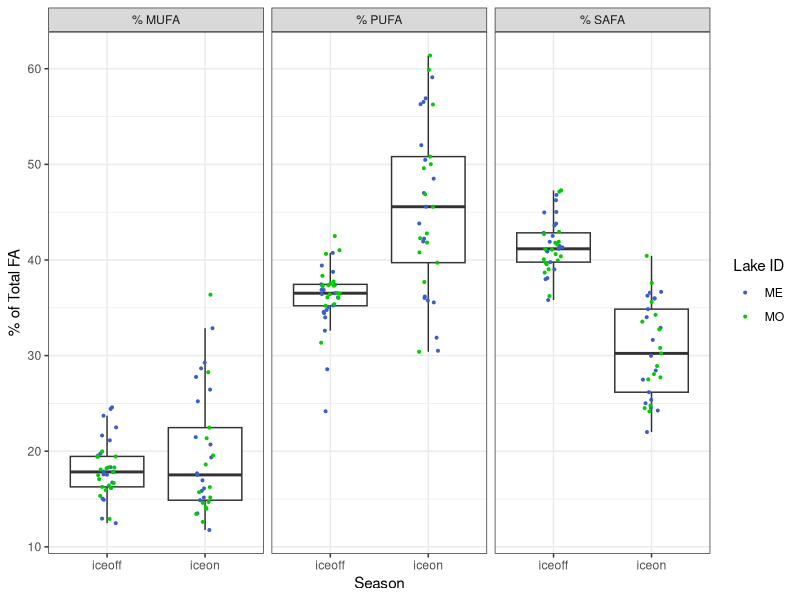
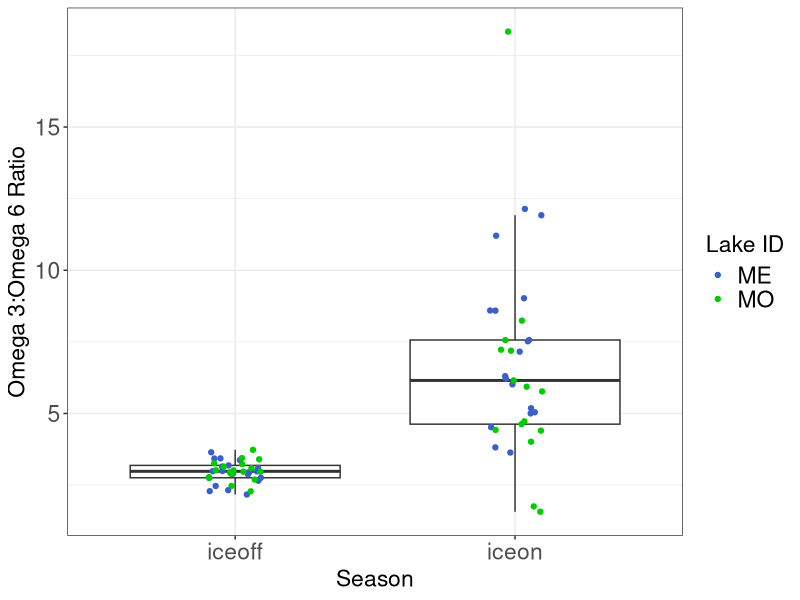
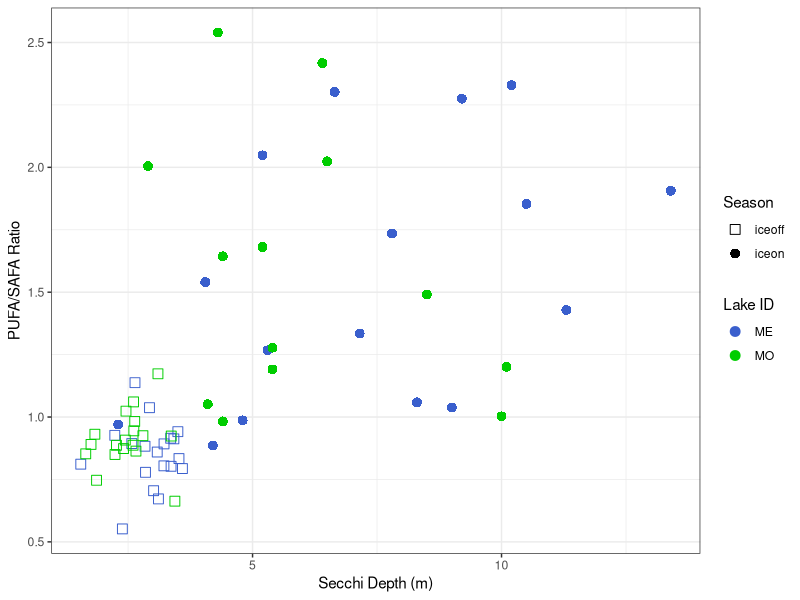

Reproduce these figures in R, in order.
# ============================================================== #
## ========================= OVERVIEW ========================= ##
# ============================================================== #

# Looking at iceon/iceoff community FA profiles
# Only using Lakes Mendota and Monona from LTER,
# as they have equivalent iceon/iceoff paired data
# Using AG PLoS paper FA dataset, with some aggregation/crosswalking
# to match LTER data.

# ============================================================== #
## =================== DATA WRANGLING STEPS =================== ##
# ============================================================== #

# 1) LTER data - read in, format dates, keep only ME/MO
# 2) read in iceon/iceoff data (ecology letters paper)
# 3) tag LTER data with season, keep only iceon/iceoff
# 4) aggregate LTER samples to month (mean taxa biomass by lake/year/month)
# 5) identify genera <5% of any sample - remove these genera
# 6) calculate dry weight (20% of wet weight)
# 7) read in FA PLoS data - keep freshwater, proportion data
# --> 7.5) fix FA/LTER group/division matches (see crosswalk.xlsx)
# 8) aggregate FA to genus and division level profiles
# 9) aggregate biomass to genus level
# 10) tag LTER data with whether has matching division/Group or genus in FA data
# 11) merge LTER with FA data (genus, division, NA matches)
# 12) weight FA data by biomass dry weight / total biomass 
#     (genus-level FA, independent of biomass)
# 13) aggregated weighted to community level 
# 14) plotted MUFA/PUFA/SAFA by Lake & Season; plotted Omega3:6 by Lake & Season
# 15) read in FA Secchi data and plot PUFA/SAFA ~ Secchi



# ============================================================== #
## ====================== SCRIPT BEGINS ======================= ##
# ============================================================== #

#load packages
library(dplyr)
library(reshape2)
library(tidyr)
library(lubridate)
library(vegan)
library(RColorBrewer)
library(ggplot2)



# read in LTER phyto data -------------------------------------------------


#read in, format dates so can stack ok 

madison <- read.csv("../Data/ntl88_v7.csv", stringsAsFactors = FALSE) %>%
  mutate(date = as.Date(sampledate, format = "%m/%d/%Y")) %>%
  select(-sampledate)

#only madison lakes have matching iceon/iceoff data
lter_lakes <- madison %>%
  filter(lakeid %in% c("MO", "ME"))

#keep only necessary files
lter_lakes <- lter_lakes %>%
  mutate(month = month(date),
         year = year(date)) %>%
  select(lakeid, year, month, date, sta, depth_range,
         division, genus, taxa_name, biomass_conc)


# read in under ice data, for ice on/off timing ---------------------------

seasons_orig <- read.csv("../Data/under_ice_data.csv", stringsAsFactors = FALSE)

#keep only wisconsin, cols of interest, make start and end full dates
seasons_wisc <- seasons_orig %>%
  filter(lakeregloc == "Wisconsin") %>%
  select(year, season, lakename, lakeregloc,
         startday, startmonth, startyear,
         endday, endmonth, endyear) %>% #,
  #iceduration, periodn, photicdepth,
  #icedepth, snowdepth, airtemp) %>%
  mutate(startmonum = match(startmonth, month.abb),
         endmonum = match(endmonth, month.abb)) %>%
  mutate(startdate = paste(startyear, startmonum, startday, sep = "-"),
         enddate = paste(endyear, endmonum, endday, sep = "-"))

#unique(seasons_wisc$lakename)
#unique(lter_lakes$lakeid) %>% sort()

#make lakeid to match
seasons_lakes <- seasons_wisc %>%
  mutate(lakeid = ifelse(lakename == "Lake Mendota", "ME", NA),
         lakeid = ifelse(lakename == "Lake Monona", "MO", lakeid)) %>%
  select(season, lakeid, year, startdate, enddate) %>%
  filter(lakeid %in% c("ME", "MO"))

# Note: we are losing the 2014/2015/2016 data by using this to subset
# we may want to go back to raw LTER ice data to get 2014/2015/2016 iceon/iceoff dates



# LTER ice duration data (for seasons) ------------------------------------


#this gets the ice, but we don't have the summer stratified period
#(which is problematic...)

#read in LTER ice duration data
duration <- read.csv("../Data/ntl33_v4.csv", stringsAsFactors = FALSE)

#look like what we need
head(duration)

#keep only relevant info
duration_relevant <- duration %>%
  #only interested in Mendota, Monona
  filter(lakeid %in% c("ME", "MO")) %>%
  #can narrow down year range
  filter(year4 >= 1990)

#not sure what to do about this



# tag data with season ----------------------------------------------------


lter_dates_only <- lter_lakes %>%
  select(lakeid, year, date) %>%
  unique() %>%
  rename(sample_year = year) %>%
  arrange(lakeid, sample_year)

#make seasons wide format to can have column "start", "sample", and "end" dates
seasons_lakes_wide <- seasons_lakes %>%
  melt(id.vars = c("lakeid", "year", "season"),
       variable.name = "category", value.name = "date") %>%
  mutate(seasons_category = paste(season, category, sep = "_")) %>%
  select(-season, -category) %>%
  dcast(lakeid + year ~ seasons_category, value.var = "date") %>%
  rename(winter_yr = year) %>%
  select(lakeid, winter_yr, iceon_startdate, iceon_enddate, iceoff_startdate, iceoff_enddate)

#we're only interested in iceon/iceoff
#(looking at ice vs stratified patterns in FA)

lter_seasons_pre <- merge(lter_dates_only, seasons_lakes_wide,
                      by = c("lakeid"), all.x = TRUE) %>%
  #tag seasons with iceon/iceoff (NA if not fall within start/end dates)
  mutate(season = ifelse(date >= iceon_startdate & date <= iceon_enddate, "iceon", NA),
         season = ifelse(date >= iceoff_startdate & date <= iceoff_enddate, "iceoff", season)) %>%
  #keep only samples that fall within iceon or iceoff
  filter(!is.na(season))

#merge back to full lter data
lter_seasons <- lter_seasons_pre %>%
  #group things by *winter* year
  select(lakeid, date, winter_yr, season) %>%
  merge(lter_lakes, by = c("lakeid", "date")) %>%
  select(-year)




# aggregate samples to month ----------------------------------------------


#aggregate to month within *winter* year and lake (ignore station and depth for now)
#since ignoring "other" seasons, shouldn't have issue of sample dates across seasons

#using mean since some dates have multiple samples per month, while others have one or none
#using averages to account for multiple within-month samples, make comparable

lter_month <- lter_seasons %>%
  #monthly taxa mean biomass (across stations and depth)
  group_by(lakeid, winter_yr, season, month, division, genus, taxa_name) %>%
  summarize(biomass_ww_m = mean(biomass_conc, na.rm = TRUE)) %>%
  as.data.frame()

#check out number of years
# lter_month %>% 
#   select(lakeid, winter_yr, season) %>% 
#   group_by(lakeid, season) %>% 
#   summarize(n = n_distinct(winter_yr))



# identify <5% of samples -------------------------------------------------


#identify contributors (genus-level) <5% of any sample any date (within lake)
#use wet weight (shouldn't matter)

#find contributions to biomass, in terms of %
lter_contribs <- lter_month %>%
  #for each lake/year/month, find total biomass
  group_by(lakeid, winter_yr, month) %>%
  mutate(total_bm = sum(biomass_ww_m)) %>%
  ungroup() %>%
  #for lake/date, find genus biomass
  group_by(lakeid, winter_yr, month, genus) %>%
  mutate(genus_bm = sum(biomass_ww_m)) %>%
  as.data.frame() %>%
  select(-taxa_name, -biomass_ww_m) %>%
  #find percent genus biomass of total biomass
  mutate(perc_genus_bm = genus_bm / total_bm * 100) %>%
  ungroup()

#find genera that are ever over 5% of a sample BY LAKE
lter_high_contrib <- lter_contribs %>%
  filter(perc_genus_bm >= 0.05)

lter_high_contrib_genera <- lter_high_contrib %>%
  select(lakeid, genus) %>%
  unique() %>%
  arrange(lakeid, genus) %>%
  mutate(high_p = "present")

#find genera that are NOT ever over 5% of a sample
lter_low_contrib <- lter_contribs %>%
  filter(perc_genus_bm < 0.05)

lter_low_contrib_genera <- lter_low_contrib %>%
  select(lakeid, genus) %>%
  unique() %>%
  arrange(lakeid, genus) %>%
  mutate(low_p = "present")

#merge, keep ones that are present in low and not in high
#(i.e., those that are never >=5% of a sample)
lter_remove_5 <- merge(lter_high_contrib_genera, lter_low_contrib_genera,
                       by = c("lakeid", "genus"), all = TRUE) %>%
  #these are ones that are never >=5% of a lake sample
  filter(low_p == "present" & is.na(high_p))



# LTER after removals of low contributors ---------------------------------


#by lake/date - total genus biomass AFTER remove low contribs
lter_after_remove <- lter_month %>%
  #remove low contributors by lake and genus
  filter( !( (lakeid %in% lter_remove_5$lakeid) & (genus %in% lter_remove_5$genus) ) )

#add a dry weight biomass column
lter_use <- lter_after_remove %>%
  mutate(biomass_dw = 0.20 * biomass_ww_m)



# read in fatty acid profiles ---------------------------------------------


# read in PLoS fatty acid dataset
fa <- read.csv("../Data/PLoS_supp/S1_Dataset.csv", stringsAsFactors = FALSE)

#only want freshwater
#fa %>% group_by(Salinity) %>% summarize(n = length(Salinity))
fa_fresh <- filter(fa, Salinity == 0)

#want only proportion data
fa_fresh_prop <- filter(fa_fresh, Data == "prop")

#for now, we don't care about the experimental info
fa_fresh_prop_small <- fa_fresh_prop %>%
  select(Group, Class, Order, Genus, species,
         sumSAFA, sumMUFA, sumPUFA,
         c18.2w6, c18.3w6, c18.3w3,
         c18.4w3, c18.5w3,
         c20.4w6, c20.5w3, c22.6w3)



# fix FA/LTER group/division matches --------------------------------------


#existing matches: Chlorophyta, Cryptophyta, Rhodophyta

#make match at group/division level:
#   Cyanobacteria (FA) = Cyanophyta (LTER)
#   Dinophyta (FA) = Pyrrhophyta (LTER)
#   Euglenozoa (FA) = Euglenophyta (LTER)

#match division to non-group
#   Chrysophyta (LTER) = class Chrysophyceae (FA)
#   Xanthophyta (LTER) = class Xanthophyceae (FA)
#   Haptophyta (LTER) = genus Chromulina (FA)
#   Bacillariophyta (LTER) = average of classes
#                 Bacillariophyceae, Fragilariophyceae, Coscinodiscophyceae (FA)
#       [Bacillariophyta is multiple classes - for these 3 classes, find average FA profile]

fa_fix <- fa_fresh_prop_small %>%
  #first, match at group level
  mutate(GroupDiv = ifelse(Group == "Cyanobacteria", "Cyanophyta", Group),
         GroupDiv = ifelse(Group == "Dinophyta", "Pyrrhophyta", GroupDiv),
         GroupDiv = ifelse(Group == "Euglenozoa", "Euglenophyta", GroupDiv),
         #match at single class level
         GroupDiv = ifelse(Class == "Chrysophyceae", "Chrysophyta", GroupDiv),
         GroupDiv = ifelse(Class == "Xanthophyceae", "Xanthophyta", GroupDiv),
         #match at genus level
         GroupDiv = ifelse(Genus == "Chromulina", "Haptophyta", GroupDiv),
         #Bacillariophyta is multiple classes
         GroupDiv = ifelse(Class %in% c("Bacillariophyceae", "Fragilariophyceae", "Coscinodiscophyceae"),
                           "Bacillariophyta", GroupDiv))

# fa_fix %>% select(Group, GroupDiv) %>% unique()
# fa_fix %>% filter(GroupDiv %in% c("Bacillariophyta", "Xanthophyta")) %>% select(Group, Class, GroupDiv) %>% unique()
# fa_fix %>% filter(GroupDiv == "Haptophyta") %>% select(Group, Class, Genus, GroupDiv) %>% unique()
# #yes, works as it should




# tag LTER data with whether matching genus/division in FA data -----------


lter_fa_tag <- lter_use %>%
  #tag at which level it matches
  #not that groupdiv level is a combination of groups/classes/genus
  mutate(cat = ifelse(division %in% fa_fix$GroupDiv, "groupdiv", NA)) %>%
  mutate(cat = ifelse(genus %in% fa_fix$Genus, "genus", cat))

tags <- lter_fa_tag %>% select(division, genus, cat) %>% unique()

# unique(fa_fix$GroupDiv) %>% sort()
# unique(lter_use$division) %>% sort()




# find FA genus and division-level profiles -------------------------------


#within genus, what's the average FA profile
fa_genus <- fa_fix %>%
  group_by(GroupDiv, Genus) %>%
  summarize(gen_avg_sumSAFA = mean(sumSAFA),
            gen_avg_sumMUFA = mean(sumMUFA),
            gen_avg_sumPUFA = mean(sumPUFA),
            gen_avg_c18.2w6 = mean(c18.2w6),
            gen_avg_c18.3w6 = mean(c18.3w6),
            gen_avg_c18.3w3 = mean(c18.3w3),
            gen_avg_c18.4w3 = mean(c18.4w3),
            gen_avg_c18.5w3 = mean(c18.5w3),
            gen_avg_c20.4w6 = mean(c20.4w6),
            gen_avg_c20.5w3 = mean(c20.5w3),
            gen_avg_c22.6w3 = mean(c22.6w3)) %>%
  as.data.frame()

#within group/div (FA/LTER fixed croswalk), what's the average FA profile
fa_groupdiv <- fa_fix %>%
  group_by(GroupDiv) %>%
  summarize(grpdiv_avg_sumSAFA = mean(sumSAFA),
            grpdiv_avg_sumMUFA = mean(sumMUFA),
            grpdiv_avg_sumPUFA = mean(sumPUFA),
            grpdiv_avg_c18.2w6 = mean(c18.2w6),
            grpdiv_avg_c18.3w6 = mean(c18.3w6),
            grpdiv_avg_c18.3w3 = mean(c18.3w3),
            grpdiv_avg_c18.4w3 = mean(c18.4w3),
            grpdiv_avg_c18.5w3 = mean(c18.5w3),
            grpdiv_avg_c20.4w6 = mean(c20.4w6),
            grpdiv_avg_c20.5w3 = mean(c20.5w3),
            grpdiv_avg_c22.6w3 = mean(c22.6w3)) %>%
  as.data.frame()




# aggregate biomass to GENUS ----------------------------------------------

# when missing genus, stick with GENUS biomass but sub in DIVISION fatty acid profile

#aggregate biomass to genus
lter_level_bm <- lter_use %>%
  group_by(lakeid, winter_yr, season, month, division, genus) %>%
  summarize(bm_ww_g = sum(biomass_ww_m, na.rm = TRUE),
         bm_drw_g = sum(biomass_dw, na.rm = TRUE)) %>%
  as.data.frame()

#merge with tag info
lter_level_bm_tag <- merge(lter_level_bm, tags, by = c("division", "genus"), all = TRUE)

# lter_level_bm_tag %>%
#   select(division, genus, cat) %>%
#   unique() %>%
#   group_by(cat) %>%
#   summarize(n = length(cat)) %>%
#   as.data.frame()

#        cat  n
# 1    genus 35
# 2 groupdiv 95
# 3     <NA>  1




# merge with FA profiles --------------------------------------------------


# --> genus level FA - matches genus-level biomass
# merges GENUS level biomass with GENUS level FA profiles
tags_fa_genus <- lter_level_bm_tag %>%
  #only looking at genus-level matches
  filter(cat == "genus") %>%
  #rename for downstream stacking
  rename(biomass_wet_weight = bm_ww_g,
         biomass_dry_weight = bm_drw_g) %>%
  #merge with FA genus level data
  merge(fa_genus,
        by.x = "genus", by.y = "Genus",
        all.x = TRUE) %>%
  #organize columns
  select(GroupDiv, genus, cat, lakeid, winter_yr, month, season,
         biomass_wet_weight, biomass_dry_weight,
         gen_avg_sumSAFA,
         gen_avg_sumMUFA,
         gen_avg_sumPUFA,
         gen_avg_c18.2w6,
         gen_avg_c18.3w6,
         gen_avg_c18.3w3,
         gen_avg_c18.4w3,
         gen_avg_c18.5w3,
         gen_avg_c20.4w6,
         gen_avg_c20.5w3,
         gen_avg_c22.6w3)

#remove labels in headers
names(tags_fa_genus) <- gsub("gen_avg_", "", names(tags_fa_genus))

# --> division level FA - matches division level biomass
# merges GENUS level biomass with DIVISION level FA profiles
# (missing genera in FA get division level FA)
tags_fa_groupdiv <- lter_level_bm_tag %>%
  #keep only those matching at groupdiv level
  filter(cat == "groupdiv") %>%
  #rename for downstream stacking
  rename(biomass_wet_weight = bm_ww_g,
         biomass_dry_weight = bm_drw_g) %>%
  #merge with FA division/group level data
  #merge with FA genus level data
  merge(fa_groupdiv,
        by.x = "division", by.y = "GroupDiv",
        all.x = TRUE) %>%
  rename(GroupDiv = division) %>%
  #organize columns
  select(GroupDiv, genus, cat, lakeid, winter_yr, month, season,
         biomass_wet_weight, biomass_dry_weight,
         grpdiv_avg_sumSAFA,
         grpdiv_avg_sumMUFA,
         grpdiv_avg_sumPUFA,
         grpdiv_avg_c18.2w6,
         grpdiv_avg_c18.3w6,
         grpdiv_avg_c18.3w3,
         grpdiv_avg_c18.4w3,
         grpdiv_avg_c18.5w3,
         grpdiv_avg_c20.4w6,
         grpdiv_avg_c20.5w3,
         grpdiv_avg_c22.6w3)

#remove labels in headers
names(tags_fa_groupdiv) <- gsub("grpdiv_avg_", "", names(tags_fa_groupdiv))

# --> does NOT have associated FA
#leaving biomass at genus level
tags_fa_NA <- lter_level_bm_tag %>%
  filter(is.na(cat)) %>%
  rename(biomass_wet_weight = bm_ww_g,
         biomass_dry_weight = bm_drw_g) %>%
  rename(GroupDiv = division) %>%
  select(GroupDiv, genus, cat, lakeid, winter_yr, month, season,
         biomass_wet_weight, biomass_dry_weight) %>%
  #add NA columns
  mutate(          sumSAFA = NA,
                   sumMUFA = NA,
                   sumPUFA = NA,
                   c18.2w6 = NA,
                   c18.3w6 = NA,
                   c18.3w3 = NA,
                   c18.4w3 = NA,
                   c18.5w3 = NA,
                   c20.4w6 = NA,
                   c20.5w3 = NA,
                   c22.6w3 = NA)

# --> merge together
full_dat <- rbind(tags_fa_genus, tags_fa_groupdiv, tags_fa_NA)




# weight FA profiles by biomass -------------------------------------------


# Data == "prop" is FA % of dry weight
# so it's a fatty acid proportion of dry weight (of genus or division, by cat)

# What we want is "what are the average proportions of SAFA, MUFA, PUFA
# present in the community, irrespective of total biomass?"
# (i.e. we know there is higher biomass in summer - the Circus Circus buffet)
# SH: pretty sure that what we want then is:(biomass_dry_weight * sumSAFA)/total dry weight

full_dat_weighted <- full_dat %>%
  #find total dry weight biomass for each *sample point*
  group_by(lakeid, winter_yr, season, month) %>%
  mutate(sample_date_dry_weight_total = sum(biomass_dry_weight)) %>%
  ungroup() %>%
  #weight FA by biomass - per row (genus within sample date)
  #if FA is % dry weight, then FA * dry weight = biomass of that FA
  #here, sample_date_dry_weight_total is community-level biomass
  #FA props are genus-level
  mutate(sumSAFA_prop = (biomass_dry_weight * sumSAFA) / sample_date_dry_weight_total,
         sumMUFA_prop = (biomass_dry_weight * sumMUFA) / sample_date_dry_weight_total,
         sumPUFA_prop = (biomass_dry_weight * sumPUFA) / sample_date_dry_weight_total,
         c18.2w6_prop = (biomass_dry_weight * c18.2w6) / sample_date_dry_weight_total,
         c18.3w6_prop = (biomass_dry_weight * c18.3w6) / sample_date_dry_weight_total,
         c18.3w3_prop = (biomass_dry_weight * c18.3w3) / sample_date_dry_weight_total,
         c18.4w3_prop = (biomass_dry_weight * c18.4w3) / sample_date_dry_weight_total,
         c18.5w3_prop = (biomass_dry_weight * c18.5w3) / sample_date_dry_weight_total,
         c20.4w6_prop = (biomass_dry_weight * c20.4w6) / sample_date_dry_weight_total,
         c20.5w3_prop = (biomass_dry_weight * c20.5w3) / sample_date_dry_weight_total,
         c22.6w3_prop = (biomass_dry_weight * c22.6w3) / sample_date_dry_weight_total) %>%
  as.data.frame()

#filter(full_dat_weighted, lakeid == "MO" & winter_yr == 2002 & month == 8)

#keep only columns of interest
full_dat_weighted_small <- full_dat_weighted %>%
  select(GroupDiv, genus, cat, lakeid, winter_yr, month, season,
         sumSAFA_prop, sumMUFA_prop, sumPUFA_prop,
         c18.2w6_prop, c18.3w6_prop, c18.3w3_prop,
         c18.4w3_prop, c18.5w3_prop,
         c20.4w6_prop, c20.5w3_prop, c22.6w3_prop)

#write to csv
write.csv(full_dat_weighted_small, "../Data/LTER_madison_FA_weighted_groupdiv.csv", row.names = FALSE)

#this is basically saying:
#for each time point, a genus has some proportion FAs
#we want to aggregate to community, then to season

#ADD UP all MUFA/PUFA/SAFA within a community
#to get community-level amount
#I have proved to myself using pen, paper, and basic algebra that this will work

full_dat_weighted_date_FA <- full_dat_weighted_small %>%
  #get community-level FA props for each time point
  group_by(lakeid, winter_yr, month, season) %>%
  summarize(MUFA_perc = sum(sumMUFA_prop, na.rm = TRUE),
            PUFA_perc = sum(sumPUFA_prop, na.rm = TRUE),
            SAFA_perc = sum(sumSAFA_prop, na.rm = TRUE),
            c18.2w6_perc = sum(c18.2w6_prop, na.rm = TRUE),
            c18.3w6_perc = sum(c18.3w6_prop, na.rm = TRUE),
            c18.3w3_perc = sum(c18.3w3_prop, na.rm = TRUE),
            c18.4w3_perc = sum(c18.4w3_prop, na.rm = TRUE),
            c18.5w3_perc = sum(c18.5w3_prop, na.rm = TRUE),
            c20.4w6_perc = sum(c20.4w6_prop, na.rm = TRUE),
            c20.5w3_perc = sum(c20.5w3_prop, na.rm = TRUE),
            c22.6w3_perc = sum(c22.6w3_prop, na.rm = TRUE)) %>%
  as.data.frame()

# summary(full_dat_weighted_date_FA)

# #now aggregate to season - find average MUFA/PUFA/SAFA profile for each season (all years, boths lakes)
# full_dat_weighted_date_FA %>%
#   group_by(season) %>%
#   summarize(MUFA_perc_avg = mean(MUFA_perc),
#             PUFA_perc_avg = mean(PUFA_perc),
#             SAFA_perc_avg = mean(SAFA_perc)) %>%
#   as.data.frame()
# #doesn't quite add up to 100%, more like 95%, but not unexpected since on average

#aggregate to lake/month/year/season
full_dat_weighted_month_season_FA <- full_dat_weighted_date_FA %>%
  #aggregate across months within season, find average FAs
  group_by(lakeid, winter_yr, season, month) %>%
  summarize(MUFA_perc_avg = mean(MUFA_perc, na.rm = TRUE),
            PUFA_perc_avg = mean(PUFA_perc, na.rm = TRUE),
            SAFA_perc_avg = mean(SAFA_perc, na.rm = TRUE),
            c18.2w6_perc_avg = mean(c18.2w6_perc, na.rm = TRUE),
            c18.3w6_perc_avg = mean(c18.3w6_perc, na.rm = TRUE),
            c18.3w3_perc_avg = mean(c18.3w3_perc, na.rm = TRUE),
            c18.4w3_perc_avg = mean(c18.4w3_perc, na.rm = TRUE),
            c18.5w3_perc_avg = mean(c18.5w3_perc, na.rm = TRUE),
            c20.4w6_perc_avg = mean(c20.4w6_perc, na.rm = TRUE),
            c20.5w3_perc_avg = mean(c20.5w3_perc, na.rm = TRUE),
            c22.6w3_perc_avg = mean(c22.6w3_perc, na.rm = TRUE)) %>%
  as.data.frame()

#aggregate to lake/year/season
full_dat_weighted_yr_season_FA <- full_dat_weighted_date_FA %>%
  #aggregate across months within season, find average FAs
  group_by(lakeid, winter_yr, season) %>%
  summarize(MUFA_perc_avg = mean(MUFA_perc, na.rm = TRUE),
            PUFA_perc_avg = mean(PUFA_perc, na.rm = TRUE),
            SAFA_perc_avg = mean(SAFA_perc, na.rm = TRUE),
            c18.2w6_perc_avg = mean(c18.2w6_perc, na.rm = TRUE),
            c18.3w6_perc_avg = mean(c18.3w6_perc, na.rm = TRUE),
            c18.3w3_perc_avg = mean(c18.3w3_perc, na.rm = TRUE),
            c18.4w3_perc_avg = mean(c18.4w3_perc, na.rm = TRUE),
            c18.5w3_perc_avg = mean(c18.5w3_perc, na.rm = TRUE),
            c20.4w6_perc_avg = mean(c20.4w6_perc, na.rm = TRUE),
            c20.5w3_perc_avg = mean(c20.5w3_perc, na.rm = TRUE),
            c22.6w3_perc_avg = mean(c22.6w3_perc, na.rm = TRUE)) %>%
  as.data.frame()
#note: doesn't add up to quite 100% (working with averages)
#also, data only goes to 2013 (may need to adjust iceon/iceoff dates from raw LTER snow/ice data)

summary(full_dat_weighted_yr_season_FA)
#MUFA: 11-36
#PUFA: 24-61
#SAFA: 22-47

#write to csv
write.csv(full_dat_weighted_yr_season_FA, "../Data/LTER_Madison_weighted_year_season_FA.csv", row.names = FALSE)




# ============================================================== #
# END OF DATA WRANGLING - ANALYSIS BEGINS ---------------------------------
# ============================================================== #


#Note ~ 150 lines of code removed starting here compared with version in LTER_FA_20180217.R

# LTER_Madison_weighted_year_season_FA<-read.csv("../Data/LTER_Madison_weighted_year_season_FA.csv") #this appears to be the same as full_dat_weighted_yr_season_FA


#MRB edits below:

View(full_dat_weighted_yr_season_FA)


#Figure 3:

full_dat_weighted_yr_season_FA_long <- melt(data = full_dat_weighted_yr_season_FA,
                                            measure.vars = c("MUFA_perc_avg",
                                                             "PUFA_perc_avg",
                                                             "SAFA_perc_avg"),
                                            id.vars = c("lakeid","season"))

full_dat_weighted_yr_season_FA_long$variable <- as.character(full_dat_weighted_yr_season_FA_long$variable)
full_dat_weighted_yr_season_FA_long$variable[which(full_dat_weighted_yr_season_FA_long$variable == "MUFA_perc_avg")] <- "% MUFA"
full_dat_weighted_yr_season_FA_long$variable[which(full_dat_weighted_yr_season_FA_long$variable == "PUFA_perc_avg")] <- "% PUFA"
full_dat_weighted_yr_season_FA_long$variable[which(full_dat_weighted_yr_season_FA_long$variable =="SAFA_perc_avg")] <- "% SAFA"

madison_FA <- ggplot(data = full_dat_weighted_yr_season_FA_long, aes(x = season, y = value)) +
  geom_boxplot(outlier.shape = "") +
  geom_jitter(aes(color = lakeid), width = 0.1, size = 0.7) +
 # geom_point(aes(color = lakeid)) +
  facet_wrap(~variable) +
  xlab("Season") + ylab("% of Total FA")  +
  scale_color_manual(name = "Lake ID", values = c("royalblue3", "green3")) +
  theme_bw()


#png(filename = "../Figures/Madison_FA_plot.png",width = 6, height = 6, units = "in", res = 500)
png(filename = "../Figures/Madison_FA_plot.png",
    width = 4, height = 2.5, units = "in", res = 500)
madison_FA
dev.off()


#Figure 4: 

#Taken from old version of script

omegas_chains <- full_dat_weighted_yr_season_FA %>%
  #total omega 3 prop of PUFAs
  mutate(total_omega3 = c18.3w3_perc_avg +
           c18.4w3_perc_avg +
           c18.5w3_perc_avg +
           c20.5w3_perc_avg +
           c22.6w3_perc_avg,
         #total omega 6 prop of PUFAs
         total_omega6 = c18.2w6_perc_avg +
           c18.3w6_perc_avg +
           c20.4w6_perc_avg,
         #total short chain PUFAs (<20 C)
         total_short_chain = c18.2w6_perc_avg +
           c18.3w6_perc_avg +
           c18.3w3_perc_avg +
           c18.4w3_perc_avg +
           c18.5w3_perc_avg,
         #total long chain PUFAs (AG defined as >= 20 C)
         total_long_chain = c20.4w6_perc_avg +
           c20.5w3_perc_avg +
           c22.6w3_perc_avg) %>%
  mutate(omega6_omega3_ratio = total_omega6 / total_omega3,
         #may want just long chain PUFA down the road (%)
         longchainPUFA = (total_long_chain * PUFA_perc_avg) / 100,
         #total long chain is % of PUFAs that are long chain
         #divide by PUFAs prop to get ratio with SAFA
         #(i.e., proportion of ALL FATTY ACIDS that are long chain PUFAs compared to SAFA prop)
         longchainPUFA_SAFA = longchainPUFA / SAFA_perc_avg,
         omega3_omega6_ratio = total_omega3 / total_omega6) #added by MRB on 6/4/18

#plot
#madison_omega_ratio_plot_6.3 <- ggplot(omegas_chains, aes(season, omega6_omega3_ratio)) +
#  geom_boxplot(outlier.shape="") +
#  geom_jitter(aes(color = lakeid), width = 0.1, size=0.6) +
#  ylab("Omega 6:Omega 3 Ratio") + xlab("Season") +
#  scale_color_manual(name = "Lake ID", values = c("royalblue3","green3")) +
#  theme_bw()

madison_omega_ratio_plot_3.6 <- ggplot(omegas_chains, aes(season, omega3_omega6_ratio)) +
  geom_boxplot(outlier.shape = "") +
  geom_jitter(aes(color = lakeid), width = 0.1, size = 1.5) +
  ylab("Omega 3:Omega 6 Ratio") + xlab("Season") +
  scale_color_manual(name = "Lake ID", values = c("royalblue3", "green3")) +
  theme_bw() +
  theme(axis.title.y = element_text(size = rel(1.5)),
        axis.text = element_text(size = rel(1.5)),
        axis.title.x = element_text(size = rel(1.5)),
        legend.text = element_text(size = rel(1.5)),
        legend.title = element_text(size = rel(1.5))) #must be used after theme_bw()


#png(filename = "../Figures/madison_omega_ratio_plot3v6.png",width = 6, height = 6, units = "in", res = 500)
png(filename = "../Figures/madison_omega_ratio_plot_3v6.png", width = 3.75,
    height = 4, units = "in", res = 500)
madison_omega_ratio_plot_3.6
dev.off()


######################
# fa ~ secchi

fa_secchi <- read.csv("../Data/fa_secchi_data.csv", stringsAsFactors = FALSE)
fa_secchi$winter_yr2 <- substr(fa_secchi$winter_yr, 3, 4)
fa_secchi$winter_yr2[which(fa_secchi$season == "iceoff")] <- ""
fa_secchi$fill <- "Y"
fa_secchi$fill[which(fa_secchi$season == "iceoff")] <- "N"
#fa_secchi$shape<-24
#fa_secchi$shape[which(fa_secchi$season=="iceoff")]<-20

#seasonal patterns

#PUFA/SAFA vs SECCHI
fasecchi_MEMO_oneseason_onevalue<-ggplot(fa_secchi, aes(x = mean_secnview, y = (PUFA_perc_avg / SAFA_perc_avg))) +
  geom_point(size=3, aes(shape = season , colour = lakeid)) +
  ylab("PUFA/SAFA Ratio") +
  xlab("Secchi Depth (m)") +
  scale_shape_manual(name = "Season", values = c(0, 16)) +
  scale_color_manual(name = "Lake ID", values = c("royalblue3", "green3")) +
  theme_bw()

png(filename = "../Figures/fasecchi_MEMO_oneseason_onevalue_PUFA-SAFA.png",
    width = 4, height = 3, units = "in", res = 500)
fasecchi_MEMO_oneseason_onevalue
dev.off()

#EPA:ALA VS SECCHI - MM suggested but then said not to use, retaining for now
#fasecchi_MEMO_oneseason_onevalue_20p5_18p3<-ggplot(fa_secchi, aes(x=mean_secnview, y=(c20.5w3_perc_avg/(c18.3w3_perc_avg)))) +
#  geom_point(size=3, aes(shape = season , colour= lakeid)) +
#  ylab("EPA/ALA Ratio") +
#  xlab("Secchi Depth (m)") +
#  scale_shape_manual(name = "Season", values=c(0,16)) +
#  scale_color_manual(name = "Lake ID", values = c("royalblue3","green3")) +
#  theme_bw()

#png(filename = "../Figures/fasecchi_MEMO_oneseason_onevalue_EPA-ALA.png",width = 4, height = 3, units = "in", res = 500)
#fasecchi_MEMO_oneseason_onevalue_20p5_18p3
#dev.off()

#EPA:SDA VS SECCHI - MM suggested but then said not to use, retaining for now
#fasecchi_MEMO_oneseason_onevalue_20p5_18p4<-ggplot(fa_secchi, aes(x=mean_secnview, y=(c20.5w3_perc_avg/(c18.4w3_perc_avg)))) +
#  geom_point(size=3, aes(shape = season , colour= lakeid)) +
#  ylab("EPA/SDA Ratio") +
#  xlab("Secchi Depth (m)") +
#  scale_shape_manual(name = "Season", values=c(0,16)) +
#  scale_color_manual(name = "Lake ID", values = c("royalblue3","green3")) +
#  theme_bw()

#png(filename = "../Figures/fasecchi_MEMO_oneseason_onevalue_EPA-SDA.png",width = 4, height = 3, units = "in", res = 500)
#fasecchi_MEMO_oneseason_onevalue_20p5_18p4
#dev.off()
